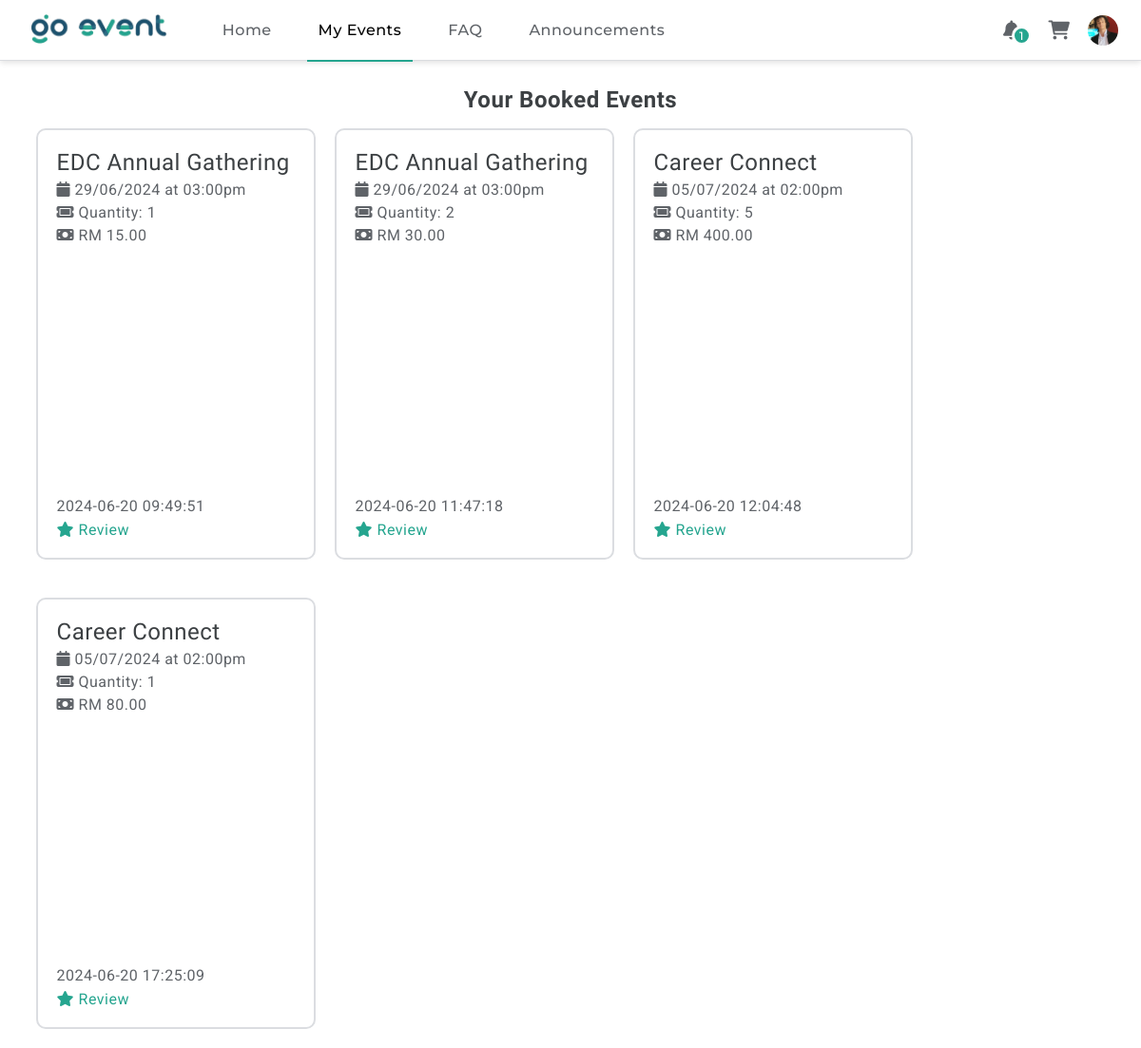
Screenshot of /booked_events.php (signed in) with the database file from the repository.
### tables this page shows
CREATE TABLE `booked_events` (
  `booking_id` int(11) NOT NULL,
  `user_id` int(11) DEFAULT NULL,
  `event_id` int(11) DEFAULT NULL,
  `quantity` int(11) NOT NULL,
  `total_price` decimal(10,2) NOT NULL,
  `booking_date` timestamp NOT NULL DEFAULT current_timestamp(),
  `card_number_last4` varchar(4) NOT NULL,
  `encrypted_card_number` text NOT NULL,
  `hashed_expiry_date` varchar(64) NOT NULL,
  `hashed_security_code` varchar(64) NOT NULL,
  `hashed_cardholder_name` varchar(64) NOT NULL
);

CREATE TABLE `events` (
  `event_id` int(11) NOT NULL,
  `organizer_id` int(11) DEFAULT NULL,
  `category_id` int(11) DEFAULT NULL,
  `event_name` varchar(100) NOT NULL,
  `event_description` text DEFAULT NULL,
  `event_picture` varchar(255) DEFAULT NULL,
  `event_date` datetime DEFAULT NULL,
  `available_tickets` int(11) NOT NULL,
  `ticket_price` decimal(10,2) NOT NULL,
  `pending_approval` tinyint(1) DEFAULT 1,
  `created_at` timestamp NOT NULL DEFAULT current_timestamp()
);

### booked_events.php (the view, shortened to what this page needs)
<?php
require 'db.php';
$user_id = $_SESSION['user_id'];
$stmt = $conn->prepare("SELECT b.booking_id, e.event_id, e.event_name, e.event_date, b.quantity, b.total_price, b.booking_date
                        FROM booked_events b
                        JOIN events e ON b.event_id = e.event_id
                        WHERE b.user_id = ?");
$stmt->bind_param("i", $user_id);
$stmt->execute();
$result = $stmt->get_result();
$booked_events = $result->fetch_all(MYSQLI_ASSOC);
?>
<!DOCTYPE html>
<html lang="en">
<head>
    <link rel="stylesheet" href="css/style.css">
</head>
<body class="bookedevent-body">
    <header>
        <?php include 'header.php'; ?>
    </header>
    <main class="myevents-container">
        <h1 class="myevents-heading">Your Booked Events</h1>
        <?php if (count($booked_events) > 0): ?>
        <div id="booked-events-container" class="events-container">
            <div class="events">
                <?php foreach ($booked_events as $event): ?>
                <?php
                $event_date = new DateTime($event['event_date']);
                $formatted_date = $event_date->format('d/m/Y \a\t h:ia');
                ?>
                <div class="event-card">
                    <a class="link-card" href="event.php?id=<?php echo $event['event_id']; ?>">
                        <div class="event-details">
                            <h3><?php echo htmlspecialchars(ucfirst($event['event_name'])); ?></h3>
                            <p><i class="fa fa-calendar" aria-hidden="true"></i> <?php echo htmlspecialchars($formatted_date); ?></p>
                            <p><i class="fa fa-ticket" aria-hidden="true"></i> Quantity: <?php echo $event['quantity']; ?></p>
                            <p><i class="fa fa-money-bill" aria-hidden="true"></i> RM <?php echo number_format($event['total_price'], 2); ?></p>
                            <a href="#" class="review-link" data-event-id="<?php echo $event['event_id']; ?>"><i class="fa fa-star" aria-hidden="true"></i> Review</a>
                            <p class="booking-date"><?php echo htmlspecialchars($event['booking_date']); ?></p>
                        </div>
                    </a>
                </div>
                <?php endforeach; ?>
            </div>
        </div>
        <?php else: ?>
        <p>You have no booked events.</p>
        <?php endif; ?>
    </main>
</body>
</html>

### css/style.css (style rules this page uses)
:root { --primary-color: #25a58f; --primary-color-dark: #1f896f; --input-border-color: #747775; --secondary-color: #1d536e; --background-color: #f0f4f9; --primary-font-color: #5f6368; --primary-font-color-hover: #202124; --heading-color: #3c4043; }
body, html { font-family: 'Roboto', sans-serif; text-align: center; margin: 0; padding: 0; height: 100%; width: 100%; display: flex; flex-direction: column; align-items: center; background-color: var(--background-color); letter-spacing: .5px !important; }
.filter-section h3, .filter-section h4, .events-container h3, .events-container h4 { font-family: 'Google Sans', sans-serif; margin-bottom: 30px; font-weight: lighter; }
.events-container { text-align: left; flex-grow: 1; padding-left: 150px; }
.events-container p { font-size: 1.2em; margin-bottom: 20px; }
.events { display: flex; flex-wrap: wrap; gap: 20px; justify-content: center; justify-content: flex-start; }
.event-card { width: 100%; max-width: 250px; min-height: 410px; background-color: #fff; border: #dbdde1 2px solid; border-radius: 10px; overflow: hidden; position: relative; display: flex; flex-direction: column; justify-content: space-between; padding: 20px; text-align: left; margin-bottom: 20px; }
.event-details { flex-grow: 1; display: flex; flex-direction: column; }
.event-details h3 { font-size: 1.5em; margin: 0px; }
.link-card { text-decoration: none; color: var(--heading-color); }
.event-details p { font-size: 1em; margin: 5px 0; color: #5f6368; }
.review-link { display: inline-block; color: #25a58f; text-decoration: none; position: absolute; bottom: 20px; z-index: 999999; }
.booking-date { display: inline-block; color: #25a58f; text-decoration: none; position: absolute; bottom: 40px; }
.bookedevent-body { background-color: #fff; overflow-x: hidden; display: flex; flex-direction: column; min-height: 100vh; padding-top: 75px; }
.myevents-heading { font-family: "Google Sans", Roboto, Arial, sans-serif; color: var(--heading-color); font-size: 1.5rem; }
.bookedevent-body { background-color: #fff; }
.bookedevent-body .myevents-container { background-color: #fff; }
.myevents-container .events-container { padding-left: 0px !important; }
.fa-star { color: var(--primary-color) }

### rows the page displays
booked_events: event.event_name "EDC Annual Gathering", event.event_date "29/06/2024 at 03:00pm", quantity "1", total_price "15.00", booking_date "2024-06-20 09:49:51"
booked_events: event.event_name "EDC Annual Gathering", event.event_date "29/06/2024 at 03:00pm", quantity "2", total_price "30.00", booking_date "2024-06-20 11:47:18"
booked_events: event.event_name "Career Connect", event.event_date "05/07/2024 at 02:00pm", quantity "5", total_price "400.00", booking_date "2024-06-20 12:04:48"
booked_events: event.event_name "Career Connect", event.event_date "05/07/2024 at 02:00pm", quantity "1", total_price "80.00", booking_date "2024-06-20 17:25:09"

### other values shown
$unread_count "1"
